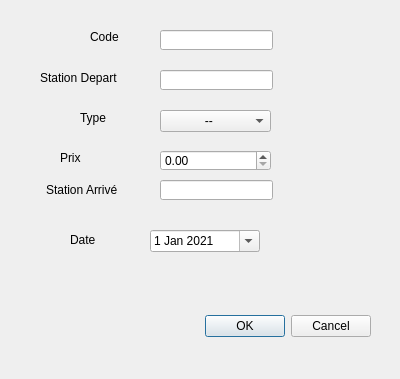
<?xml version="1.0" encoding="UTF-8"?>
<ui version="4.0">
 <class>dialog_ticket</class>
 <widget class="QDialog" name="dialog_ticket">
  <property name="geometry">
   <rect>
    <x>0</x>
    <y>0</y>
    <width>400</width>
    <height>379</height>
   </rect>
  </property>
  <property name="windowTitle">
   <string>Dialog</string>
  </property>
  <widget class="QDialogButtonBox" name="buttonBox">
   <property name="geometry">
    <rect>
     <x>30</x>
     <y>310</y>
     <width>341</width>
     <height>32</height>
    </rect>
   </property>
   <property name="orientation">
    <enum>Qt::Horizontal</enum>
   </property>
   <property name="standardButtons">
    <set>QDialogButtonBox::Cancel|QDialogButtonBox::Ok</set>
   </property>
  </widget>
  <widget class="QComboBox" name="type">
   <property name="geometry">
    <rect>
     <x>160</x>
     <y>110</y>
     <width>111</width>
     <height>22</height>
    </rect>
   </property>
   <item>
    <property name="text">
     <string>            --</string>
    </property>
   </item>
   <item>
    <property name="text">
     <string>type 1</string>
    </property>
   </item>
   <item>
    <property name="text">
     <string>type 2</string>
    </property>
   </item>
   <item>
    <property name="text">
     <string>type 3</string>
    </property>
   </item>
   <item>
    <property name="text">
     <string>type 4</string>
    </property>
   </item>
  </widget>
  <widget class="QLabel" name="label_11">
   <property name="geometry">
    <rect>
     <x>46</x>
     <y>180</y>
     <width>91</width>
     <height>20</height>
    </rect>
   </property>
   <property name="text">
    <string>Station Arrivé</string>
   </property>
  </widget>
  <widget class="QLabel" name="label_9">
   <property name="geometry">
    <rect>
     <x>80</x>
     <y>110</y>
     <width>61</width>
     <height>16</height>
    </rect>
   </property>
   <property name="text">
    <string>Type</string>
   </property>
  </widget>
  <widget class="QLabel" name="label_7">
   <property name="geometry">
    <rect>
     <x>60</x>
     <y>150</y>
     <width>101</width>
     <height>16</height>
    </rect>
   </property>
   <property name="text">
    <string>Prix</string>
   </property>
  </widget>
  <widget class="QLineEdit" name="code">
   <property name="geometry">
    <rect>
     <x>160</x>
     <y>30</y>
     <width>113</width>
     <height>20</height>
    </rect>
   </property>
   <property name="text">
    <string/>
   </property>
  </widget>
  <widget class="QLineEdit" name="arrive">
   <property name="geometry">
    <rect>
     <x>160</x>
     <y>180</y>
     <width>113</width>
     <height>20</height>
    </rect>
   </property>
   <property name="text">
    <string/>
   </property>
  </widget>
  <widget class="QDoubleSpinBox" name="prix">
   <property name="geometry">
    <rect>
     <x>160</x>
     <y>150</y>
     <width>111</width>
     <height>21</height>
    </rect>
   </property>
  </widget>
  <widget class="QLabel" name="label_8">
   <property name="geometry">
    <rect>
     <x>90</x>
     <y>30</y>
     <width>47</width>
     <height>14</height>
    </rect>
   </property>
   <property name="text">
    <string>Code</string>
   </property>
  </widget>
  <widget class="QLabel" name="label_10">
   <property name="geometry">
    <rect>
     <x>40</x>
     <y>70</y>
     <width>91</width>
     <height>16</height>
    </rect>
   </property>
   <property name="text">
    <string>Station Depart</string>
   </property>
  </widget>
  <widget class="QLineEdit" name="depart">
   <property name="geometry">
    <rect>
     <x>160</x>
     <y>70</y>
     <width>113</width>
     <height>20</height>
    </rect>
   </property>
   <property name="text">
    <string/>
   </property>
  </widget>
  <widget class="QLabel" name="label_12">
   <property name="geometry">
    <rect>
     <x>70</x>
     <y>230</y>
     <width>91</width>
     <height>20</height>
    </rect>
   </property>
   <property name="text">
    <string>Date</string>
   </property>
  </widget>
  <widget class="QDateEdit" name="date">
   <property name="geometry">
    <rect>
     <x>150</x>
     <y>230</y>
     <width>110</width>
     <height>22</height>
    </rect>
   </property>
   <property name="calendarPopup">
    <bool>true</bool>
   </property>
   <property name="date">
    <date>
     <year>2021</year>
     <month>1</month>
     <day>1</day>
    </date>
   </property>
  </widget>
 </widget>
 <resources/>
 <connections>
  <connection>
   <sender>buttonBox</sender>
   <signal>accepted()</signal>
   <receiver>dialog_ticket</receiver>
   <slot>accept()</slot>
   <hints>
    <hint type="sourcelabel">
     <x>248</x>
     <y>254</y>
    </hint>
    <hint type="destinationlabel">
     <x>157</x>
     <y>274</y>
    </hint>
   </hints>
  </connection>
  <connection>
   <sender>buttonBox</sender>
   <signal>rejected()</signal>
   <receiver>dialog_ticket</receiver>
   <slot>reject()</slot>
   <hints>
    <hint type="sourcelabel">
     <x>316</x>
     <y>260</y>
    </hint>
    <hint type="destinationlabel">
     <x>286</x>
     <y>274</y>
    </hint>
   </hints>
  </connection>
 </connections>
</ui>
